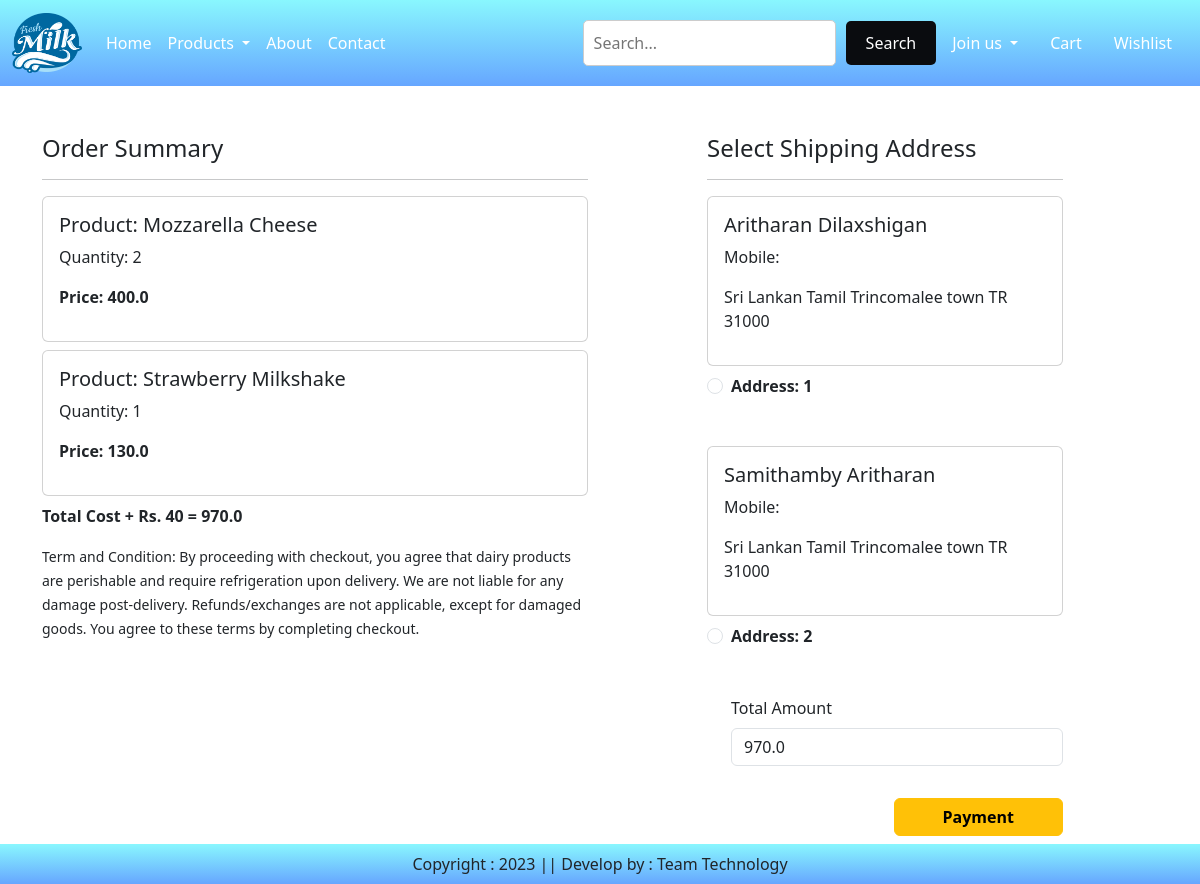
Screenshot of /checkout/ (signed in) with the database file from the repository.
### apps/models.py (models this page shows, shortened)
class Cart(models.Model):
    user=models.ForeignKey(User, on_delete=models.CASCADE)
    product=models.ForeignKey(Product, on_delete=models.CASCADE)
    quantity= models.PositiveIntegerField(default=1)

class Product(models.Model):
    title = models.CharField(max_length = 100)
    selling_price = models.FloatField()
    discounted_price = models.FloatField()
    description = models.TextField()
    composition = models.TextField(default = '')
    prodapp = models.TextField(default = '')
    category = models.CharField(choices = CATEGORY_CHOICES, max_length = 2) #act as dropdown menu
    product_image = models.ImageField(upload_to = 'product')

class Customer(models.Model):
    user = models.ForeignKey(User, on_delete= models.CASCADE)
    name = models.CharField(max_length = 100)
    locality = models.CharField(max_length = 255)
    city = models.CharField(max_length = 50)
    phone_no = models.IntegerField(default = 0)
    zipcode = models.IntegerField()
    state = models.CharField(choices = STATE_CHOICES, max_length=80)

### apps/views.py (the view)
# urls.py: path('checkout/', checkout.as_view(), name='checkout'),
@method_decorator(login_required, name = 'dispatch')
class checkout(View):
    def get(self, request):
        user= request.user
        add = Customer.objects.filter(user=user)
        cart_items= Cart.objects.filter(user=user)
        famount = 0
        for p in cart_items:
            value = p.quantity * p.product.discounted_price
            famount = famount + value
        totalamount= famount + 40
        return render(request, 'checkout.html', locals())

### templates/checkout.html (shortened to what this page needs)
{% extends 'index.html' %}
{% load static %}
{% block main-content %}
    <div class="container">
        <div class="row mt-5">
            <div class="col-sm-6">
                <h4>Order Summary</h4>
                <hr>
                {% for item in cart_items %}
                    <div class="card mb-2">
                        <div class="card-body">
                            <h5>Product: {{item.product.title}}</h5>
                            <p>Quantity: {{item.quantity}}</p>
                            <p class="fw-bold">Price: {{item.product.discounted_price}}</p>
                        </div>
                    </div>
                {% endfor %}
                <p class="fw-bold">Total Cost + Rs. 40 = {{totalamount}}</p>
                <small>Term and Condition: By proceeding with checkout, you agree that dairy products are perishable and require refrigeration upon delivery. We are not liable for any damage post-delivery. Refunds/exchanges are not applicable, except for damaged goods. You agree to these terms by completing checkout.</small>
            </div>
            <div class="col-sm-4 offset-sm-1">
                <h4>Select Shipping Address</h4>
                <hr>
                <form method="post" id="myform">
                    {% for ad in add %}
                        <div class="card">
                            <div class="card-body">
                                <h5>{{ad.name}}</h5>
                                <p>Mobile: {{ad.mobile}}</p>
                                <p>{{ad.locality}} {{ad.city}} {{ad.state}} {{ad.zipcode}}</p>
                            </div>
                        </div>
                        <div class="form-check mt-2 mb-5">
                            <input class="form-check-input" type="radio" name="custid" id="custadd{{forloop.counter}}" value="{{ad.id}}">
                            <label class="form-check-label fw-bold" for="custadd{{forloop.counter}}">
                                Address: {{forloop.counter}}
                            </label>
                        </div>
                    {% endfor %}
                    <div class="form-check mb-3">
                        <label for="totamount" class="form-label">Total Amount</label>
                        <input type="number" class="form-control" name="totamount" value="{{totalamount}}" readonly>
                    </div>
                    <div class="text-end">
                        <button id="rzp-button1" type="submit" class="btn btn-warning mt-3 px-5 fw-bold">Payment</button>
                    </div>
                </form>
            </div>
        </div>
    </div>
{% endblock main-content %}

### rows the page displays
Cart: product "Mozzarella Cheese", quantity "2", product.discounted_price "400.0"
Cart: product "Strawberry Milkshake", quantity "1", product.discounted_price "130.0"
Customer: name "Aritharan Dilaxshigan", locality "Sri Lankan Tamil", city "Trincomalee town", state "TR", zipcode "31000"
Customer: name "Samithamby Aritharan", locality "Sri Lankan Tamil", city "Trincomalee town", state "TR", zipcode "31000"

### other values shown
{{ totalamount }} "970.0"
